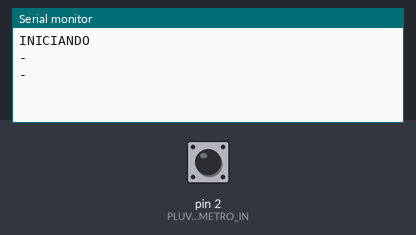
Bench run of a sketch on a simulated Arduino Uno, built with avr-gcc and run on an emulated ATmega328P. On the bench: the last lines printed to the serial monitor. The test bench sets the inputs (shaded band); at power-on: pin 2 (PLUVIOMETRO_IN) HIGH.

Above: at 1.3 s.
1.4 s: pin 2 (PLUVIOMETRO_IN) pulled LOW for 0.15 s
At 2.0 s:
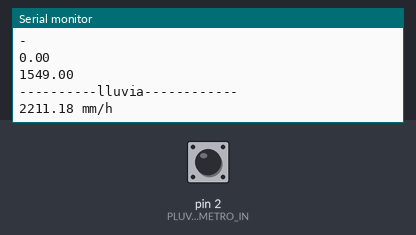
3.0 s: pin 2 (PLUVIOMETRO_IN) pulled LOW for 1 s
5.5 s: pin 2 (PLUVIOMETRO_IN) pulled LOW for 0.15 s
At 5.96 s:
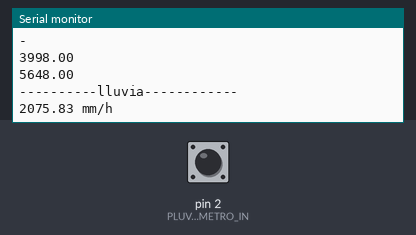
Timing chart, 0 to 8.5 s (numbered marks = the images above; inputs shaded):
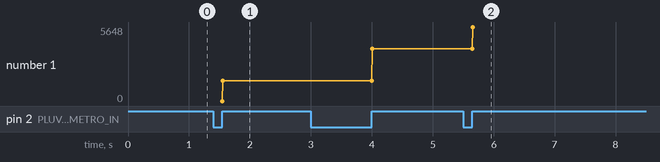

The sketch:

prueba_pluviometro.ino
```cpp
#define PLUVIOMETRO_IN 2

float lluvia;
float tiempo1=0, tiempo2;

void setup() {
  Serial.begin(9600);
  Serial.println("INICIANDO");

  pinMode(PLUVIOMETRO_IN, INPUT_PULLUP);  // Interrupcion pluviometro
  attachInterrupt(digitalPinToInterrupt(PLUVIOMETRO_IN), calcular_lluvia, RISING) ;

  delay(100);
}

/////////////////////////////////////////////////////////////////////////////////////////////
void calcular_lluvia() {
  tiempo2 = millis();
  if(tiempo2 > tiempo1 && tiempo2-tiempo1 >=120) {
    Serial.println(tiempo1);
    Serial.println(tiempo2);
    Serial.println("----------lluvia------------");
    //6ml*pulso en 9cm de diametro
    //63.061cm2 =0.0063061m2    158.57 de estos en 1m2
    lluvia = 6*158.57*3600/(tiempo2-tiempo1);
    Serial.print(lluvia);
    Serial.println(" mm/h");
    tiempo1 = tiempo2;
    }
}

//12.6 l/h =210 l/h
//0,116 l/h si ponemos una hora
void loop() {
  Serial.println("-");
  delay(1000);
}
```

Measured:
- after the input at 1.4 s, the serial monitor: prints a new line after 0.15 s (image 1)
- after the input at 5.5 s, the serial monitor: prints a new line after 0.16 s (image 2)
- plotted number 1: 1549 → 3998 after the input at 3.0 s, 3998 → 5648 after the input at 5.5 s
